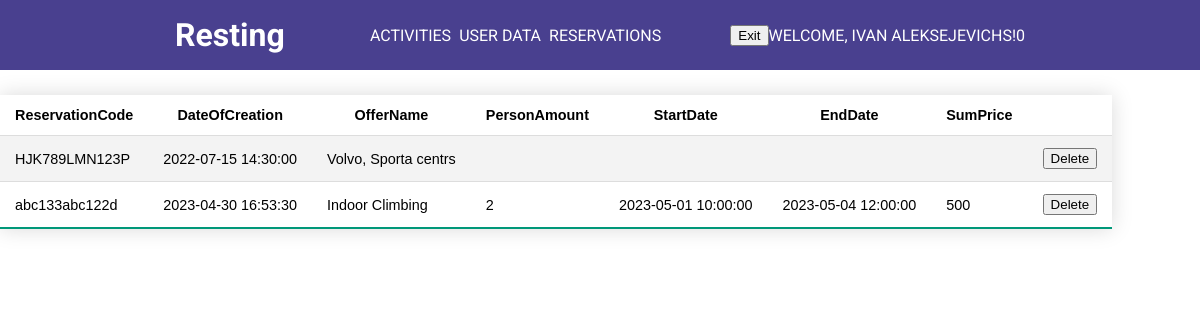
Screenshot of /php/user/UserReservation.php (signed in) with the database file from the repository.
### tables this page shows
CREATE TABLE IF NOT EXISTS `reservation` (
  `ReservationID` int NOT NULL AUTO_INCREMENT,
  `OfferID` int DEFAULT NULL,
  `CustomerID` int DEFAULT NULL,
  `DateOfCreation` datetime DEFAULT NULL,
  `ReservationCode` varchar(13) DEFAULT NULL,
  PRIMARY KEY (`ReservationID`),
  KEY `FK_reservation_offers` (`OfferID`),
  KEY `FK_reservation_customer` (`CustomerID`),
  CONSTRAINT `FK_reservation_customer` FOREIGN KEY (`CustomerID`) REFERENCES `customer` (`CustomerID`),
  CONSTRAINT `FK_reservation_offers` FOREIGN KEY (`OfferID`) REFERENCES `offers` (`OffersID`)
);

CREATE TABLE IF NOT EXISTS `offers` (
  `OffersID` int NOT NULL AUTO_INCREMENT,
  `Name` text,
  `Address` text,
  `Price` text,
  `Details` text,
  `Link` text,
  `ImageID` int DEFAULT NULL,
  PRIMARY KEY (`OffersID`),
  KEY `FK_offers_images` (`ImageID`),
  CONSTRAINT `FK_offers_images` FOREIGN KEY (`ImageID`) REFERENCES `images` (`ImageID`)
);

CREATE TABLE IF NOT EXISTS `reservationdetails` (
  `ReservationDetailsID` int NOT NULL AUTO_INCREMENT,
  `ReservationID` int DEFAULT NULL,
  `PersonAmount` int DEFAULT NULL,
  `StartDate` datetime DEFAULT NULL,
  `EndDate` datetime DEFAULT NULL,
  `SumPrice` int DEFAULT NULL,
  PRIMARY KEY (`ReservationDetailsID`),
  KEY `FK_reservationdetails_reservation` (`ReservationID`),
  CONSTRAINT `FK_reservationdetails_reservation` FOREIGN KEY (`ReservationID`) REFERENCES `reservation` (`ReservationID`)
);

### php/user/UserReservation.php (the view, shortened to what this page needs)
<!DOCTYPE html>
<html>
<head>
	<link rel="stylesheet" href="..\..\css\admin\user_data.css">
</head>
<body>
<header>
    <div class="container row">
        <a href="UserMain.php" class="logo">Resting</a>
        <nav class="nav">
        <ul class="nav__list nav__list--primary">
            <li class="nav__item"><a href="ActivitiesUser.php" class="nav__link">Activities</a></li>
            <li class="nav__item"><a href="#" class="nav__link">User data</a></li>
            <li class="nav__item"><a href="#" class="nav__link">Reservations</a></li>
        </ul>
        <ul class="nav__list">
            <li class="nav__item">
              <a class="nav__link">
                <form action='..\..\FunctionsPHP\logout.php' method="post">
                  <button type="submit" name="logout">Exit</button>
                </form>
              </a>
            </li>
            <li>
              <a class="nav__link">
                <?php
                  if (isset($_SESSION['authorized']) && $_SESSION['authorized'] === true) {
                    echo 'Welcome, ' . $_SESSION['username'] . '!'.  $_SESSION['access'];
                  }
                ?>
              </a>
            </li>
        </ul>
        </nav>
    </div>
    </header>
    <table class="styled-table">
        <tr>
            <th>ReservationCode</th>
            <th>DateOfCreation</th>
            <th>OfferName</th>
            <th>PersonAmount</th>
            <th>StartDate</th>
            <th>EndDate</th>
            <th>SumPrice</th>
        </tr>
        <?php
        include '../../FunctionsPHP/DataBaseConn.php';
        $CustomerID = $_SESSION['CustomerID'];
        $query = $conn->prepare("SELECT * FROM reservation
                        LEFT JOIN Offers ON reservation.OfferID = Offers.OffersID
                        LEFT JOIN reservationdetails ON reservation.ReservationID = reservationdetails.ReservationID
                        WHERE CustomerID = $CustomerID");
        $query->execute();
        $results = $query->fetchAll();
        foreach ($results as $row) {
            echo "<tr><td>" . $row['ReservationCode'] . "</td>";
            echo "<td>" . $row['DateOfCreation'] . "</td>";
            echo "<td>" . $row['Name'] . "</td>";
            echo "<td>" . $row['PersonAmount'] . "</td>";
            echo "<td>" . $row['StartDate'] . "</td>";
            echo "<td>" . $row['EndDate'] . "</td>";
            echo "<td>" . $row['SumPrice'] . "</td>";
            echo "<td>";
            echo "<form action='..\..\FunctionsPHP\DeleteReservation.php' method='post'>";
            echo "<input type='submit' value='Delete'>";
            echo "</form>";
            echo "</td></tr>";
        }
        ?>
    </table>
</body>
</html>

### css/admin/user_data.css (style rules this page uses)
* { box-sizing: border-box; }
body { margin: 0; font-family: "Roboto", sans-serif; }
header { background: #49408f; padding: 1em 0; }
.logo { text-decoration: none; color: #fff; font-size: 2rem; font-weight: bold; margin-right: 0.5em; }
.nav__list { padding: 0; margin: 0; list-style: none; }
.nav__link { color: #fff; text-decoration: none; text-transform: uppercase; }
.container { width: 85%; max-width: 850px; margin: 0 auto; }
.row { display: flex; justify-content: space-between; }
.nav { display: flex; justify-content: space-between; width: 100%; }
.nav__list { display: flex; align-items: center; }
.nav__list--primary { margin: 0 auto; }
.nav__item + .nav__item { margin-left: 0.5em; }
.styled-table { border-collapse: collapse; margin: 25px 0; font-size: 0.9em; font-family: sans-serif; min-width: 400px; box-shadow: 0 0 20px rgba(0, 0, 0, 0.15); }
.styled-table th, .styled-table td { padding: 12px 15px; }
.styled-table tbody tr { border-bottom: 1px solid #dddddd; }
.styled-table tbody tr:nth-of-type(even) { background-color: #f3f3f3; }
.styled-table tbody tr:last-of-type { border-bottom: 2px solid #009879; }

### rows the page displays
reservation: ReservationCode "HJK789LMN123P", DateOfCreation "2022-07-15 14:30:00", OfferID.Name "Volvo, Sporta centrs"
reservation: ReservationCode "abc133abc122d", DateOfCreation "2023-04-30 16:53:30", OfferID.Name "Indoor Climbing", reservationdetails.PersonAmount "2", reservationdetails.StartDate "2023-05-01 10:00:00", reservationdetails.EndDate "2023-05-04 12:00:00", reservationdetails.SumPrice "500"

### other values shown
$_SESSION['username'] "IVAN ALEKSEJEVICHS"
$_SESSION['access'] "0"
